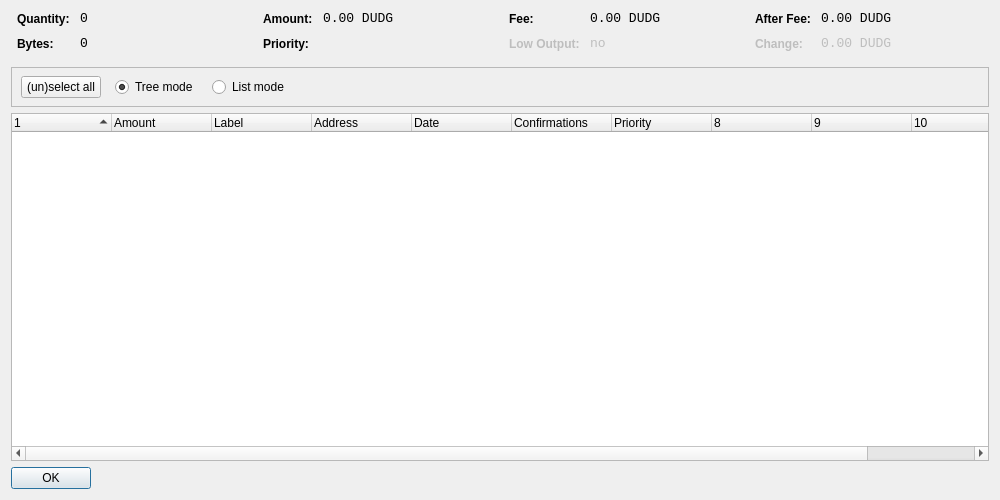
<?xml version="1.0" encoding="UTF-8"?>
<ui version="4.0">
 <class>CoinControlDialog</class>
 <widget class="QDialog" name="CoinControlDialog">
  <property name="geometry">
   <rect>
    <x>0</x>
    <y>0</y>
    <width>1000</width>
    <height>500</height>
   </rect>
  </property>
  <property name="windowTitle">
   <string>Coin Control</string>
  </property>
  <layout class="QVBoxLayout" name="verticalLayout">
   <item>
    <layout class="QHBoxLayout" name="horizontalLayoutTop" stretch="0,0,0,0">
     <property name="topMargin">
      <number>0</number>
     </property>
     <property name="bottomMargin">
      <number>10</number>
     </property>
     <item>
      <layout class="QFormLayout" name="formLayoutCoinControl1">
       <property name="horizontalSpacing">
        <number>10</number>
       </property>
       <property name="verticalSpacing">
        <number>10</number>
       </property>
       <property name="leftMargin">
        <number>6</number>
       </property>
       <property name="rightMargin">
        <number>6</number>
       </property>
       <item row="0" column="0">
        <widget class="QLabel" name="labelCoinControlQuantityText">
         <property name="styleSheet">
          <string notr="true">font-weight:bold;</string>
         </property>
         <property name="text">
          <string>Quantity:</string>
         </property>
        </widget>
       </item>
       <item row="0" column="1">
        <widget class="QLabel" name="labelCoinControlQuantity">
         <property name="font">
          <font>
           <family>Monospace</family>
           <pointsize>10</pointsize>
          </font>
         </property>
         <property name="cursor">
          <cursorShape>IBeamCursor</cursorShape>
         </property>
         <property name="contextMenuPolicy">
          <enum>Qt::ActionsContextMenu</enum>
         </property>
         <property name="text">
          <string notr="true">0</string>
         </property>
         <property name="textInteractionFlags">
          <set>Qt::LinksAccessibleByMouse|Qt::TextSelectableByKeyboard|Qt::TextSelectableByMouse</set>
         </property>
        </widget>
       </item>
       <item row="1" column="0">
        <widget class="QLabel" name="labelCoinControlBytesText">
         <property name="styleSheet">
          <string notr="true">font-weight:bold;</string>
         </property>
         <property name="text">
          <string>Bytes:</string>
         </property>
        </widget>
       </item>
       <item row="1" column="1">
        <widget class="QLabel" name="labelCoinControlBytes">
         <property name="font">
          <font>
           <family>Monospace</family>
           <pointsize>10</pointsize>
          </font>
         </property>
         <property name="cursor">
          <cursorShape>IBeamCursor</cursorShape>
         </property>
         <property name="contextMenuPolicy">
          <enum>Qt::ActionsContextMenu</enum>
         </property>
         <property name="text">
          <string notr="true">0</string>
         </property>
         <property name="textInteractionFlags">
          <set>Qt::LinksAccessibleByMouse|Qt::TextSelectableByKeyboard|Qt::TextSelectableByMouse</set>
         </property>
        </widget>
       </item>
      </layout>
     </item>
     <item>
      <layout class="QFormLayout" name="formLayoutCoinControl2">
       <property name="horizontalSpacing">
        <number>10</number>
       </property>
       <property name="verticalSpacing">
        <number>10</number>
       </property>
       <property name="leftMargin">
        <number>6</number>
       </property>
       <property name="rightMargin">
        <number>6</number>
       </property>
       <item row="0" column="0">
        <widget class="QLabel" name="labelCoinControlAmountText">
         <property name="styleSheet">
          <string notr="true">font-weight:bold;</string>
         </property>
         <property name="text">
          <string>Amount:</string>
         </property>
        </widget>
       </item>
       <item row="0" column="1">
        <widget class="QLabel" name="labelCoinControlAmount">
         <property name="font">
          <font>
           <family>Monospace</family>
           <pointsize>10</pointsize>
          </font>
         </property>
         <property name="cursor">
          <cursorShape>IBeamCursor</cursorShape>
         </property>
         <property name="contextMenuPolicy">
          <enum>Qt::ActionsContextMenu</enum>
         </property>
         <property name="text">
          <string notr="true">0.00 DUDG</string>
         </property>
         <property name="textInteractionFlags">
          <set>Qt::LinksAccessibleByMouse|Qt::TextSelectableByKeyboard|Qt::TextSelectableByMouse</set>
         </property>
        </widget>
       </item>
       <item row="1" column="0">
        <widget class="QLabel" name="labelCoinControlPriorityText">
         <property name="styleSheet">
          <string notr="true">font-weight:bold;</string>
         </property>
         <property name="text">
          <string>Priority:</string>
         </property>
        </widget>
       </item>
       <item row="1" column="1">
        <widget class="QLabel" name="labelCoinControlPriority">
         <property name="font">
          <font>
           <family>Monospace</family>
           <pointsize>10</pointsize>
          </font>
         </property>
         <property name="cursor">
          <cursorShape>IBeamCursor</cursorShape>
         </property>
         <property name="contextMenuPolicy">
          <enum>Qt::ActionsContextMenu</enum>
         </property>
         <property name="text">
          <string/>
         </property>
         <property name="textInteractionFlags">
          <set>Qt::LinksAccessibleByMouse|Qt::TextSelectableByKeyboard|Qt::TextSelectableByMouse</set>
         </property>
        </widget>
       </item>
      </layout>
     </item>
     <item>
      <layout class="QFormLayout" name="formLayoutCoinControl3">
       <property name="horizontalSpacing">
        <number>10</number>
       </property>
       <property name="verticalSpacing">
        <number>10</number>
       </property>
       <property name="leftMargin">
        <number>6</number>
       </property>
       <property name="rightMargin">
        <number>6</number>
       </property>
       <item row="0" column="0">
        <widget class="QLabel" name="labelCoinControlFeeText">
         <property name="styleSheet">
          <string notr="true">font-weight:bold;</string>
         </property>
         <property name="text">
          <string>Fee:</string>
         </property>
        </widget>
       </item>
       <item row="0" column="1">
        <widget class="QLabel" name="labelCoinControlFee">
         <property name="font">
          <font>
           <family>Monospace</family>
           <pointsize>10</pointsize>
          </font>
         </property>
         <property name="cursor">
          <cursorShape>IBeamCursor</cursorShape>
         </property>
         <property name="contextMenuPolicy">
          <enum>Qt::ActionsContextMenu</enum>
         </property>
         <property name="text">
          <string notr="true">0.00 DUDG</string>
         </property>
         <property name="textInteractionFlags">
          <set>Qt::LinksAccessibleByMouse|Qt::TextSelectableByKeyboard|Qt::TextSelectableByMouse</set>
         </property>
        </widget>
       </item>
       <item row="1" column="0">
        <widget class="QLabel" name="labelCoinControlLowOutputText">
         <property name="enabled">
          <bool>false</bool>
         </property>
         <property name="styleSheet">
          <string notr="true">font-weight:bold;</string>
         </property>
         <property name="text">
          <string>Low Output:</string>
         </property>
        </widget>
       </item>
       <item row="1" column="1">
        <widget class="QLabel" name="labelCoinControlLowOutput">
         <property name="enabled">
          <bool>false</bool>
         </property>
         <property name="font">
          <font>
           <family>Monospace</family>
           <pointsize>10</pointsize>
          </font>
         </property>
         <property name="cursor">
          <cursorShape>IBeamCursor</cursorShape>
         </property>
         <property name="contextMenuPolicy">
          <enum>Qt::ActionsContextMenu</enum>
         </property>
         <property name="text">
          <string notr="true">no</string>
         </property>
         <property name="textInteractionFlags">
          <set>Qt::LinksAccessibleByMouse|Qt::TextSelectableByKeyboard|Qt::TextSelectableByMouse</set>
         </property>
        </widget>
       </item>
      </layout>
     </item>
     <item>
      <layout class="QFormLayout" name="formLayoutCoinControl4">
       <property name="horizontalSpacing">
        <number>10</number>
       </property>
       <property name="verticalSpacing">
        <number>10</number>
       </property>
       <property name="leftMargin">
        <number>6</number>
       </property>
       <property name="rightMargin">
        <number>6</number>
       </property>
       <item row="0" column="0">
        <widget class="QLabel" name="labelCoinControlAfterFeeText">
         <property name="styleSheet">
          <string notr="true">font-weight:bold;</string>
         </property>
         <property name="text">
          <string>After Fee:</string>
         </property>
        </widget>
       </item>
       <item row="0" column="1">
        <widget class="QLabel" name="labelCoinControlAfterFee">
         <property name="font">
          <font>
           <family>Monospace</family>
           <pointsize>10</pointsize>
          </font>
         </property>
         <property name="cursor">
          <cursorShape>IBeamCursor</cursorShape>
         </property>
         <property name="contextMenuPolicy">
          <enum>Qt::ActionsContextMenu</enum>
         </property>
         <property name="text">
          <string notr="true">0.00 DUDG</string>
         </property>
         <property name="textInteractionFlags">
          <set>Qt::LinksAccessibleByMouse|Qt::TextSelectableByKeyboard|Qt::TextSelectableByMouse</set>
         </property>
        </widget>
       </item>
       <item row="1" column="0">
        <widget class="QLabel" name="labelCoinControlChangeText">
         <property name="enabled">
          <bool>false</bool>
         </property>
         <property name="styleSheet">
          <string notr="true">font-weight:bold;</string>
         </property>
         <property name="text">
          <string>Change:</string>
         </property>
        </widget>
       </item>
       <item row="1" column="1">
        <widget class="QLabel" name="labelCoinControlChange">
         <property name="enabled">
          <bool>false</bool>
         </property>
         <property name="font">
          <font>
           <family>Monospace</family>
           <pointsize>10</pointsize>
          </font>
         </property>
         <property name="cursor">
          <cursorShape>IBeamCursor</cursorShape>
         </property>
         <property name="contextMenuPolicy">
          <enum>Qt::ActionsContextMenu</enum>
         </property>
         <property name="text">
          <string notr="true">0.00 DUDG</string>
         </property>
         <property name="textInteractionFlags">
          <set>Qt::LinksAccessibleByMouse|Qt::TextSelectableByKeyboard|Qt::TextSelectableByMouse</set>
         </property>
        </widget>
       </item>
      </layout>
     </item>
    </layout>
   </item>
   <item>
    <widget class="QFrame" name="frame">
     <property name="minimumSize">
      <size>
       <width>0</width>
       <height>40</height>
      </size>
     </property>
     <property name="frameShape">
      <enum>QFrame::StyledPanel</enum>
     </property>
     <property name="frameShadow">
      <enum>QFrame::Sunken</enum>
     </property>
     <widget class="QWidget" name="horizontalLayoutWidget">
      <property name="geometry">
       <rect>
        <x>10</x>
        <y>0</y>
        <width>781</width>
        <height>41</height>
       </rect>
      </property>
      <layout class="QHBoxLayout" name="horizontalLayoutPanel" stretch="0,0,0,0,0">
       <property name="spacing">
        <number>14</number>
       </property>
       <item>
        <widget class="QPushButton" name="pushButtonSelectAll">
         <property name="sizePolicy">
          <sizepolicy hsizetype="Maximum" vsizetype="Fixed">
           <horstretch>0</horstretch>
           <verstretch>0</verstretch>
          </sizepolicy>
         </property>
         <property name="text">
          <string>(un)select all</string>
         </property>
        </widget>
       </item>
       <item>
        <widget class="QRadioButton" name="radioTreeMode">
         <property name="sizePolicy">
          <sizepolicy hsizetype="Maximum" vsizetype="Fixed">
           <horstretch>0</horstretch>
           <verstretch>0</verstretch>
          </sizepolicy>
         </property>
         <property name="text">
          <string>Tree mode</string>
         </property>
         <property name="checked">
          <bool>true</bool>
         </property>
        </widget>
       </item>
       <item>
        <widget class="QRadioButton" name="radioListMode">
         <property name="sizePolicy">
          <sizepolicy hsizetype="Maximum" vsizetype="Fixed">
           <horstretch>0</horstretch>
           <verstretch>0</verstretch>
          </sizepolicy>
         </property>
         <property name="text">
          <string>List mode</string>
         </property>
        </widget>
       </item>
       <item>
        <spacer name="horizontalSpacer">
         <property name="orientation">
          <enum>Qt::Horizontal</enum>
         </property>
         <property name="sizeHint" stdset="0">
          <size>
           <width>40</width>
           <height>20</height>
          </size>
         </property>
        </spacer>
       </item>
      </layout>
     </widget>
    </widget>
   </item>
   <item>
    <widget class="CoinControlTreeWidget" name="treeWidget">
     <property name="contextMenuPolicy">
      <enum>Qt::CustomContextMenu</enum>
     </property>
     <property name="sortingEnabled">
      <bool>false</bool>
     </property>
     <property name="columnCount">
      <number>11</number>
     </property>
     <attribute name="headerShowSortIndicator" stdset="0">
      <bool>true</bool>
     </attribute>
     <attribute name="headerStretchLastSection">
      <bool>false</bool>
     </attribute>
     <column>
      <property name="text">
       <string/>
      </property>
     </column>
     <column>
      <property name="text">
       <string>Amount</string>
      </property>
     </column>
     <column>
      <property name="text">
       <string>Label</string>
      </property>
     </column>
     <column>
      <property name="text">
       <string>Address</string>
      </property>
     </column>
     <column>
      <property name="text">
       <string>Date</string>
      </property>
     </column>
     <column>
      <property name="text">
       <string>Confirmations</string>
      </property>
      <property name="toolTip">
       <string>Confirmed</string>
      </property>
     </column>
     <column>
      <property name="text">
       <string>Priority</string>
      </property>
     </column>
     <column>
      <property name="text">
       <string/>
      </property>
     </column>
     <column>
      <property name="text">
       <string/>
      </property>
     </column>
     <column>
      <property name="text">
       <string/>
      </property>
     </column>
     <column>
      <property name="text">
       <string/>
      </property>
     </column>
    </widget>
   </item>
   <item>
    <widget class="QDialogButtonBox" name="buttonBox">
     <property name="sizePolicy">
      <sizepolicy hsizetype="Maximum" vsizetype="Fixed">
       <horstretch>0</horstretch>
       <verstretch>0</verstretch>
      </sizepolicy>
     </property>
     <property name="orientation">
      <enum>Qt::Horizontal</enum>
     </property>
     <property name="standardButtons">
      <set>QDialogButtonBox::Ok</set>
     </property>
    </widget>
   </item>
  </layout>
 </widget>
 <customwidgets>
  <customwidget>
   <class>CoinControlTreeWidget</class>
   <extends>QTreeWidget</extends>
   <header>coincontroltreewidget.h</header>
  </customwidget>
 </customwidgets>
 <resources/>
 <connections/>
</ui>
